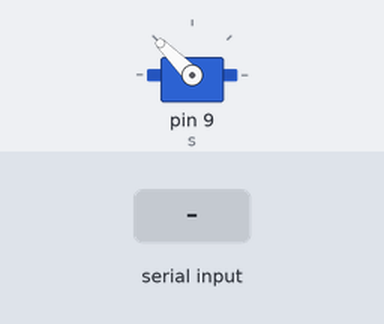
Bench run of a sketch on a simulated Arduino Uno, built with avr-gcc and run on an emulated ATmega328P. On the bench: servo. The test bench sets the inputs (shaded band).

Above: at 1.2 s.
1.3 s: "2" received over Serial
At 1.6 s:
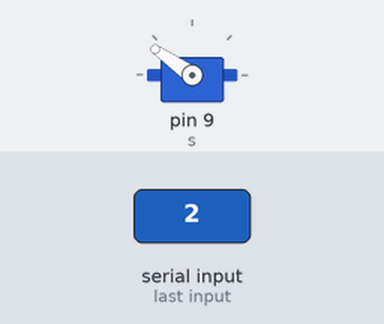
2.8 s: "1" received over Serial
At 3.9 s:
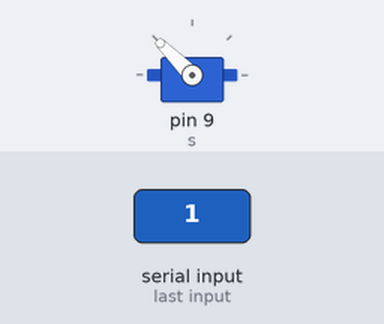
Timing chart, 0 to 5.8 s (numbered marks = the images above; inputs shaded):
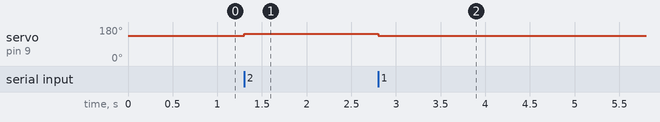

The sketch:

arduinocode.ino
```cpp
//Arduino code to receive data through serial communication and control servo
#include<Servo.h>

Servo s;
int pos=135;

void setup()
  {
    s.attach(9);
    Serial.begin(9600);
    s.write(135);

  }

void loop()
  {
    if(Serial.available())
      { int num=Serial.read();

        if (num==49 && pos>89)
            pos=pos-10;

        else if (num==50 && pos<181)
            pos=pos+10;


        s.write(pos);
        delay(15);

      }

  }
```

Measured:
- after the input at 1.3 s, servo on pin 9 (s): 135° → 145° at once
- after the input at 2.8 s, servo on pin 9 (s): 145° → 135° at once
